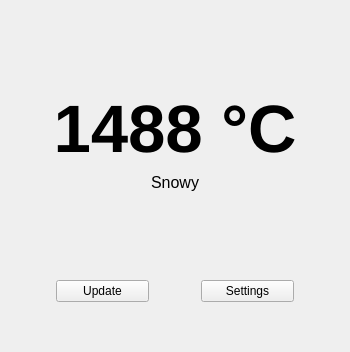
<?xml version="1.0" encoding="UTF-8"?>
<ui version="4.0">
 <class>MainWindow</class>
 <widget class="QMainWindow" name="MainWindow">
  <property name="geometry">
   <rect>
    <x>0</x>
    <y>0</y>
    <width>350</width>
    <height>352</height>
   </rect>
  </property>
  <property name="windowTitle">
   <string>Weather 2</string>
  </property>
  <widget class="QWidget" name="centralwidget">
   <layout class="QVBoxLayout" name="verticalLayout" stretch="2,0,0,2,0,1">
    <item>
     <spacer name="verticalSpacer_3">
      <property name="orientation">
       <enum>Qt::Orientation::Vertical</enum>
      </property>
      <property name="sizeHint" stdset="0">
       <size>
        <width>20</width>
        <height>137</height>
       </size>
      </property>
     </spacer>
    </item>
    <item>
     <widget class="QLabel" name="temperatureLabel">
      <property name="font">
       <font>
        <pointsize>50</pointsize>
        <bold>true</bold>
       </font>
      </property>
      <property name="text">
       <string>1488 °C</string>
      </property>
      <property name="alignment">
       <set>Qt::AlignmentFlag::AlignCenter</set>
      </property>
     </widget>
    </item>
    <item>
     <widget class="QLabel" name="descriptionLabel">
      <property name="font">
       <font>
        <pointsize>12</pointsize>
       </font>
      </property>
      <property name="text">
       <string>Snowy</string>
      </property>
      <property name="alignment">
       <set>Qt::AlignmentFlag::AlignCenter</set>
      </property>
     </widget>
    </item>
    <item>
     <spacer name="verticalSpacer_2">
      <property name="orientation">
       <enum>Qt::Orientation::Vertical</enum>
      </property>
      <property name="sizeHint" stdset="0">
       <size>
        <width>20</width>
        <height>136</height>
       </size>
      </property>
     </spacer>
    </item>
    <item>
     <layout class="QHBoxLayout" name="horizontalLayout" stretch="1,2,1,2,1">
      <item>
       <spacer name="horizontalSpacer_2">
        <property name="orientation">
         <enum>Qt::Orientation::Horizontal</enum>
        </property>
        <property name="sizeHint" stdset="0">
         <size>
          <width>40</width>
          <height>20</height>
         </size>
        </property>
       </spacer>
      </item>
      <item>
       <widget class="QPushButton" name="updateButton">
        <property name="sizePolicy">
         <sizepolicy hsizetype="Minimum" vsizetype="Fixed">
          <horstretch>0</horstretch>
          <verstretch>0</verstretch>
         </sizepolicy>
        </property>
        <property name="text">
         <string>Update</string>
        </property>
       </widget>
      </item>
      <item>
       <spacer name="horizontalSpacer">
        <property name="orientation">
         <enum>Qt::Orientation::Horizontal</enum>
        </property>
        <property name="sizeHint" stdset="0">
         <size>
          <width>40</width>
          <height>20</height>
         </size>
        </property>
       </spacer>
      </item>
      <item>
       <widget class="QPushButton" name="settingsButton">
        <property name="text">
         <string>Settings</string>
        </property>
       </widget>
      </item>
      <item>
       <spacer name="horizontalSpacer_3">
        <property name="orientation">
         <enum>Qt::Orientation::Horizontal</enum>
        </property>
        <property name="sizeHint" stdset="0">
         <size>
          <width>40</width>
          <height>20</height>
         </size>
        </property>
       </spacer>
      </item>
     </layout>
    </item>
    <item>
     <spacer name="verticalSpacer">
      <property name="orientation">
       <enum>Qt::Orientation::Vertical</enum>
      </property>
      <property name="sizeHint" stdset="0">
       <size>
        <width>20</width>
        <height>154</height>
       </size>
      </property>
     </spacer>
    </item>
   </layout>
  </widget>
 </widget>
 <resources/>
 <connections/>
</ui>
